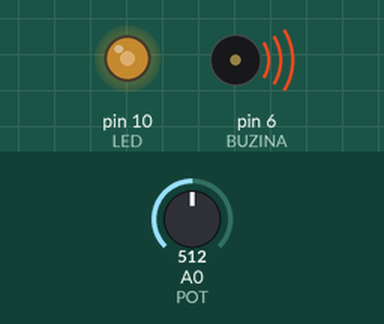
The sketch below on a simulated Arduino Uno, built with avr-gcc and run on an emulated ATmega328P. Shown: output pins drawn as LEDs (lit = HIGH), buzzer (waves = sounding). The inputs (shaded band) are chosen by the test bench; at power-on: A0 (POT) = 512.

Above: at 1.2 s.
1.3 s: A0 (POT) set to 716
At 2.1 s:
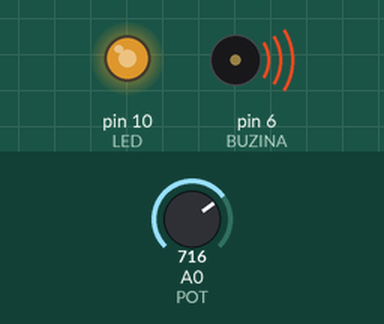
2.8 s: A0 (POT) set to 900
At 3.3 s:
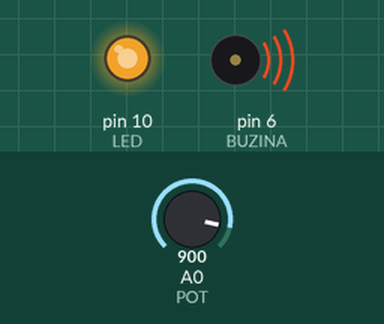
4.3 s: A0 (POT) set to 122
At 5.5 s:
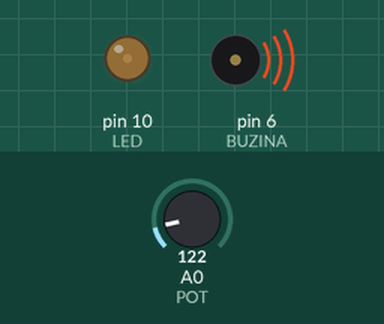
5.8 s: A0 (POT) set to 0
At 6.7 s:
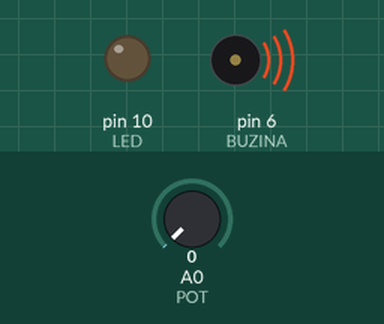
7.3 s: A0 (POT) set to 511
At 7.9 s:
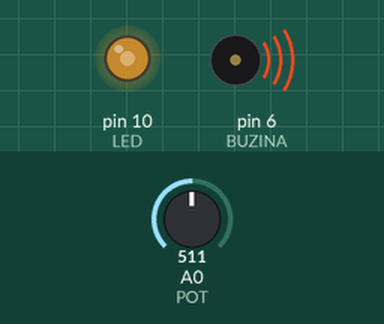
Timing chart, 0 to 9.8 s (numbered marks = the images above; inputs shaded):
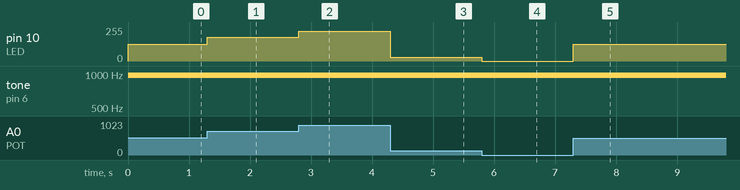

The sketch:

dimmer1.ino
```cpp
const int POT = A0;
const int LED = 10;
const int BUZINA = 6;

void setup() {

  pinMode(LED, OUTPUT);
  pinMode(BUZINA, OUTPUT);
  pinMode(POT, INPUT);


}

void loop() {

  int valor = analogRead(POT);
  int luz = map(valor, 0,1023, 0, 255);

  analogWrite(BUZINA, luz);
  analogWrite(LED, luz);

}
```

Measured:
- after the input at 1.3 s, pin 10 (LED): 127/255 → 178/255 at once
- after the input at 2.8 s, pin 10 (LED): 178/255 → 224/255 at once
- after the input at 4.3 s, pin 10 (LED): 224/255 → 30/255 at once
- after the input at 5.8 s, pin 10 (LED): 30/255 → 0/255 at once
- after the input at 7.3 s, pin 10 (LED): 0/255 → 127/255 at once
